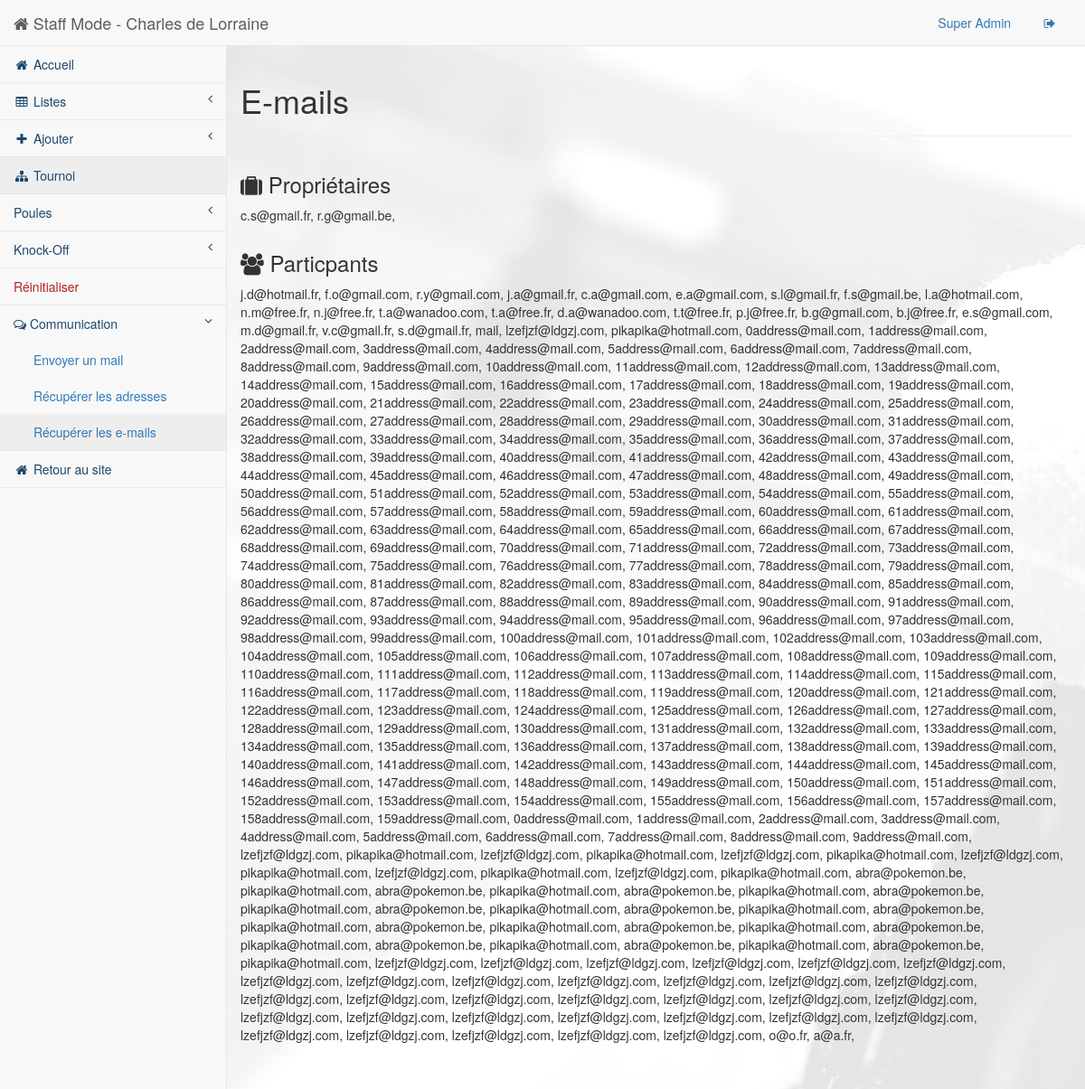
The page /staff/pages/email.php (signed in) on the database as committed earlier.
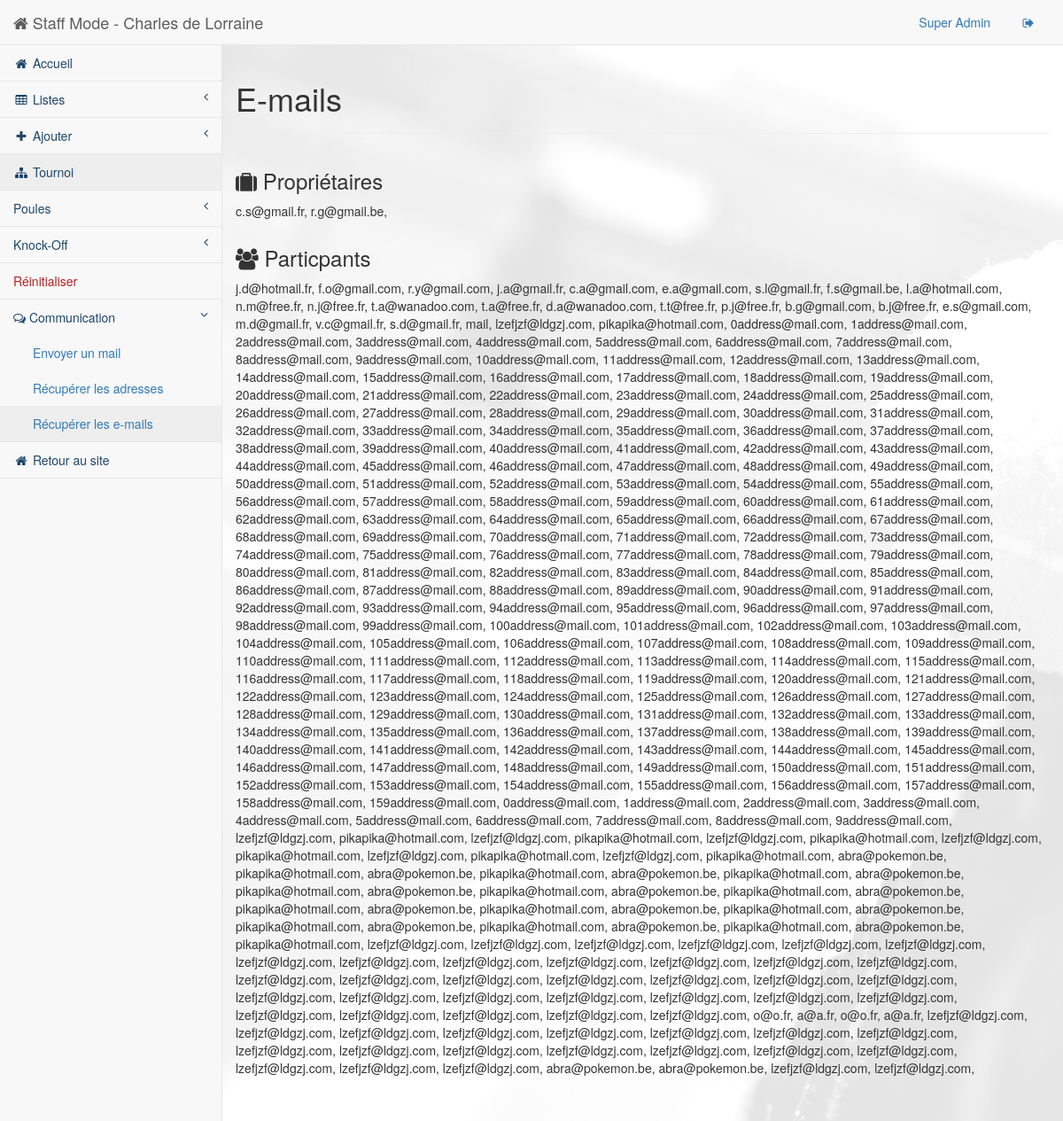
The same page on the database as committed later.
### tables this page shows
CREATE TABLE IF NOT EXISTS `Personne` (
  `ID` int(255) NOT NULL AUTO_INCREMENT,
  `Title` int(2) NOT NULL,
  `FirstName` varchar(100) NOT NULL,
  `LastName` varchar(100) NOT NULL,
  `Ville` varchar(500) NOT NULL,
  `ZIPCode` int(10) NOT NULL,
  `Rue` varchar(100) NOT NULL,
  `Number` int(11) NOT NULL,
  `PhoneNumber` int(20) NOT NULL,
  `GSMNumber` int(20) NOT NULL,
  `BirthDate` date NOT NULL,
  `Mail` varchar(500) NOT NULL,
  `CreationDate` date NOT NULL,
  `Note` varchar(500) NOT NULL,
  `IsPlayer` tinyint(1) NOT NULL,
  `IsOwner` tinyint(1) NOT NULL,
  `IsStaff` tinyint(1) NOT NULL,
  PRIMARY KEY (`ID`)
);

### src/staff/pages/email.php (the view, shortened to what this page needs)
<!DOCTYPE html>
<html lang="en">
<head>
    <link href="../bower_components/bootstrap/dist/css/bootstrap.min.css" rel="stylesheet">
    <link href="../bower_components/metisMenu/dist/metisMenu.min.css" rel="stylesheet">
    <link href="../dist/css/sb-admin-2.css" rel="stylesheet">
    <link href="../dist/css/monStyle.css" rel="stylesheet">
    <link href="../bower_components/font-awesome/css/font-awesome.min.css" rel="stylesheet" type="text/css">
</head>
<body>
    <div id="wrapper">
        <?php
    include("./html/header.php");
    $db = BDconnect();
    $listPart = $db->query("SELECT * FROM Personne where isPlayer = 1 ");
    $listProp = $db->query("SELECT * FROM Personne where isOwner = 1 ");
    ?>
            <div id="page-wrapper" style="background : url(../../images/staff-back.jpg) 0 0 fixed;">
                <div class="row">
                    <div class="page-header">
                        <h1>E-mails</h1>
                    </div>
                </div>
                <div class="row">
                    <h3><i class="fa fa-suitcase"></i> Propriétaires</h3>
                    <div id="listProp">
                        <p>
                            <?php
                    while ($row = $listProp->fetch_object()){ ?>
                                <?php echo $row->Mail; ?>,
                                    <?php }
                    ?>
                        </p>
                    </div>
                </div>
                <div class="row">
                    <h3><i class="fa fa-users"></i> Particpants</h3>
                    <div id="listPart">
                        <p>
                            <?php
                    while ($row = $listPart->fetch_object()){ ?>
                                <?php echo $row->Mail; ?>,
                                    <?php }
                    ?>
                        </p>
                    </div>
                </div>
                <br/>
                <br/>
            </div>
    </div>
</body>
</html>

### src/staff/pages/html/header.php (shortened to what this page needs)
<nav class="navbar navbar-default navbar-static-top" role="navigation" style="margin-bottom: 0">
    <div class="navbar-header">
        <a class="navbar-brand" href="index.php"><i class="fa fa-home"></i> Staff Mode - Charles de Lorraine</a>
    </div>
    <ul class="nav navbar-top-links navbar-right">
        <li class="dropdown">
            <a class="dropdown-toggle" href="../pages/staff.php">
                <?php echo $_SESSION["NAME"]; ?>
            </a>
        </li>
        <li class="dropdown">
            <a class="dropdown-toggle" href="login.php?action=logout">
                    <i class="fa fa-sign-out fa-fw"></i>
            </a>
        </li>
    </ul>
    <div class="navbar-default sidebar" role="navigation">
        <div class="sidebar-nav navbar-collapse colorDarkBlue">
            <ul class="nav" id="side-menu">
                <li>
                    <a href="index.php"><i class="fa fa-home fa-fw"></i> Accueil</a>
                </li>
                <li>
                    <a href="#"><i class="fa fa-table fa-fw"></i> Listes<span class="fa arrow"></span></a>
                </li>
                <li>
                    <a href="#"><i class="fa fa-plus fa-fw"></i> Ajouter<span class="fa arrow"></span></a>
                </li>
                <li>
                    <a href=""><i class="fa fa-sitemap fa-fw"></i> Tournoi</a>
                </li>
                <li>
                            <a href="#">Poules<span class="fa arrow"></span></a>
                        </li>
                        <li>
                            <a href="#">Knock-Off<span class="fa arrow"></span></a>
                        </li>
                        <li class="li-danger">
                            <a href="reset.php">Réinitialiser</a>
                        </li>
                <li>
                    <a href="#"><i class="fa fa-comments-o"></i> Communication<span class="fa arrow"></span></a>
                    <ul class="nav nav-second-level colorBlue">
                        <li>
                            <a href="contact.php"> Envoyer un mail</a>
                        </li>
                        <li>
                            <a href="adresse.php"> Récupérer les adresses</a>
                        </li>
                        <li>
                            <a href="email.php"> Récupérer les e-mails</a>
                        </li>
                    </ul>
                </li>
                <li>
                    <a href="../../index.php?action=logout"><i class="fa fa-home fa-fw"></i> Retour au site</a>
                </li>
            </ul>
        </div>
    </div>
</nav>

Rows that differ between the two databases and show on the page:
added personne: Mail "o@o.fr", shown under "Particpants"
added personne: Mail "a@a.fr", shown under "Particpants"
added personne: Mail "lzefjzf@ldgzj.com", shown under "Particpants"
added personne: Mail "lzefjzf@ldgzj.com", shown under "Particpants"
added personne: Mail "lzefjzf@ldgzj.com", shown under "Particpants"
added personne: Mail "lzefjzf@ldgzj.com", shown under "Particpants"
added personne: Mail "lzefjzf@ldgzj.com", shown under "Particpants"
added personne: Mail "lzefjzf@ldgzj.com", shown under "Particpants"
added personne: Mail "lzefjzf@ldgzj.com", shown under "Particpants"
added personne: Mail "lzefjzf@ldgzj.com", shown under "Particpants"
added personne: Mail "lzefjzf@ldgzj.com", shown under "Particpants"
added personne: Mail "lzefjzf@ldgzj.com", shown under "Particpants"
added personne: Mail "lzefjzf@ldgzj.com", shown under "Particpants"
added personne: Mail "lzefjzf@ldgzj.com", shown under "Particpants"
added personne: Mail "lzefjzf@ldgzj.com", shown under "Particpants"
added personne: Mail "lzefjzf@ldgzj.com", shown under "Particpants"
added personne: Mail "lzefjzf@ldgzj.com", shown under "Particpants"
added personne: Mail "lzefjzf@ldgzj.com", shown under "Particpants"
added personne: Mail "lzefjzf@ldgzj.com", shown under "Particpants"
added personne: Mail "lzefjzf@ldgzj.com", shown under "Particpants"
added personne: Mail "abra@pokemon.be", shown under "Particpants"
added personne: Mail "abra@pokemon.be", shown under "Particpants"
added personne: Mail "lzefjzf@ldgzj.com", shown under "Particpants"
added personne: Mail "lzefjzf@ldgzj.com", shown under "Particpants"
